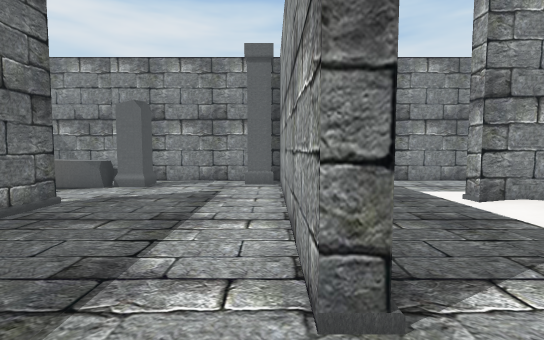
[1] (above)

23 first-person views from a walk through a scene from a Unity 3-D project. The camera is 1.5 m above the floor, tilts 4° down and sees 85° across. The floor is counted in squares, 1 m on a side. Each view is taken from the middle of a square. On the plan, view 1 faces up. The plan holds only what a view shows up to about 15 squares ahead; the rest is blank. The place goes on beyond the plan. Some animated figures are left out.

[2]
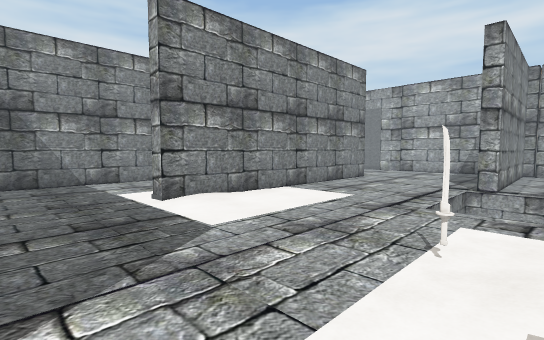

[3]
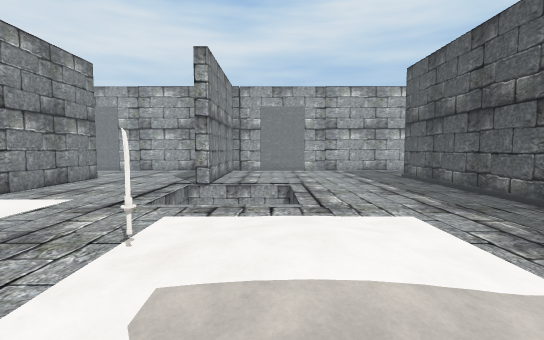

[4]
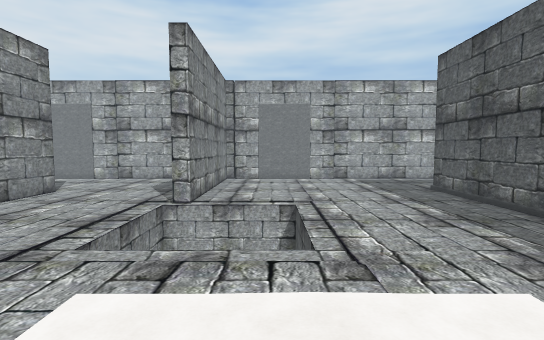

[5]
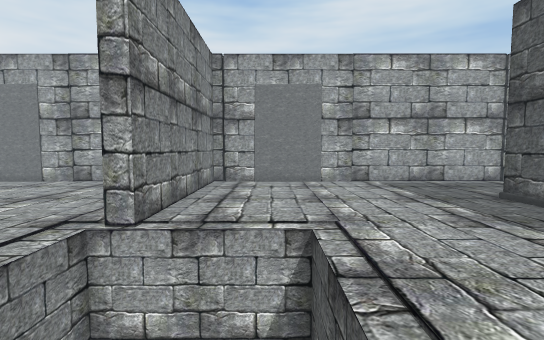

[6]
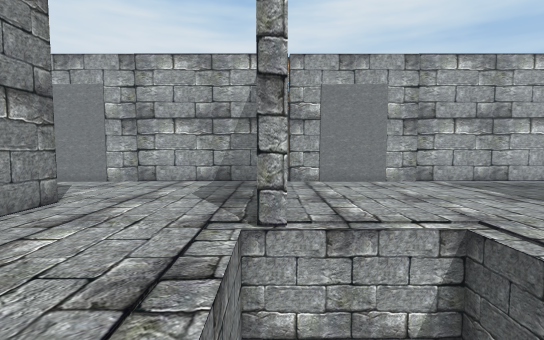

[7]
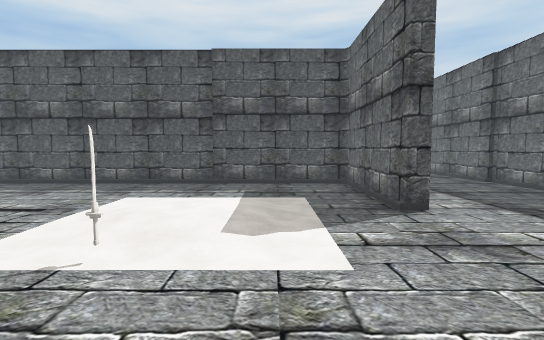

[8]
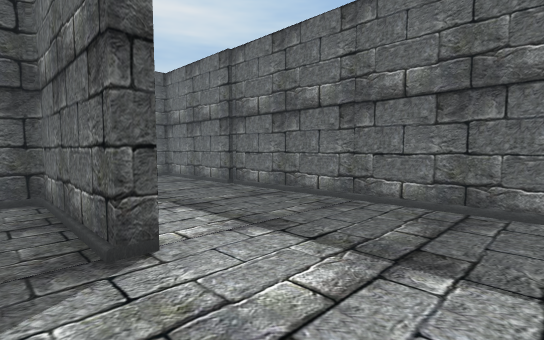

[9]
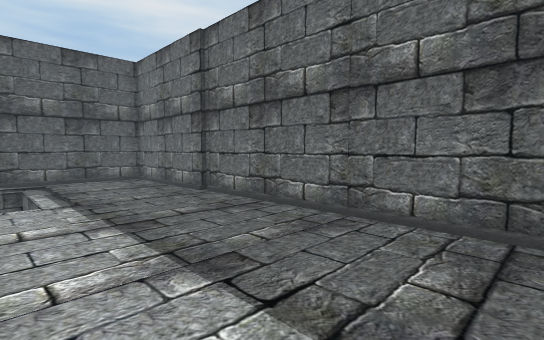

[10]
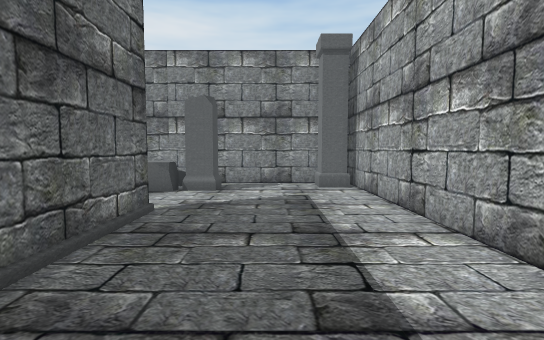

[11]
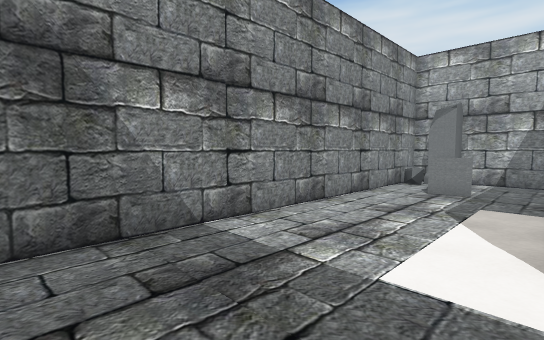

[12]
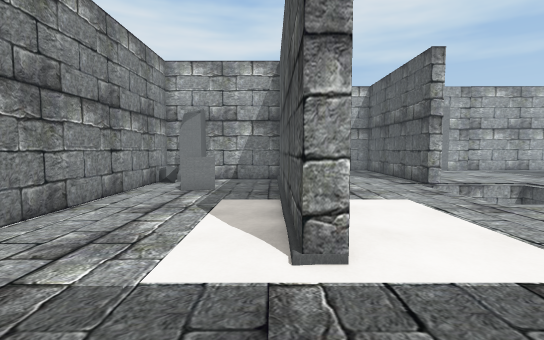

[13]
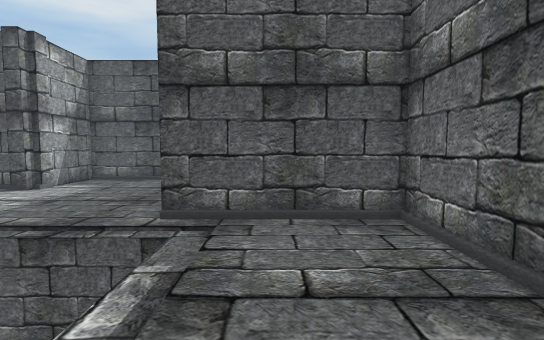

[14]
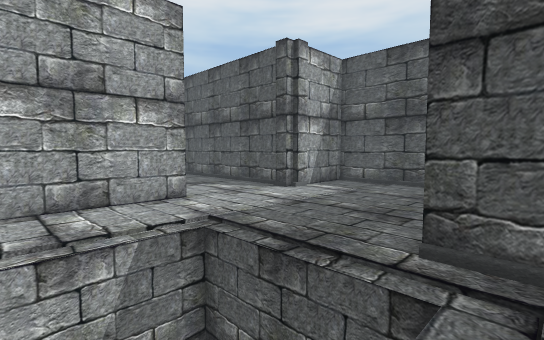

[15]
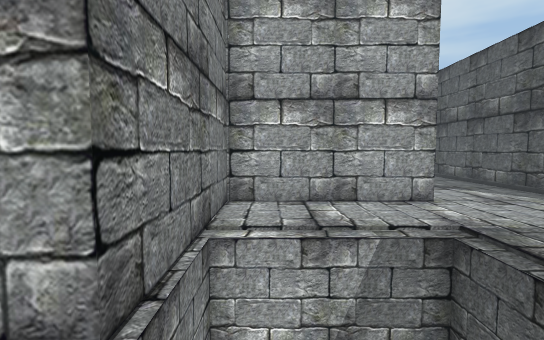

[16]
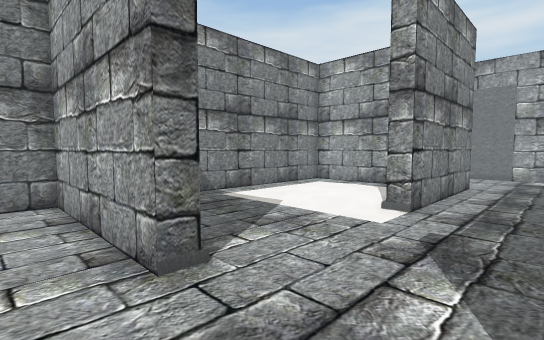

[17]
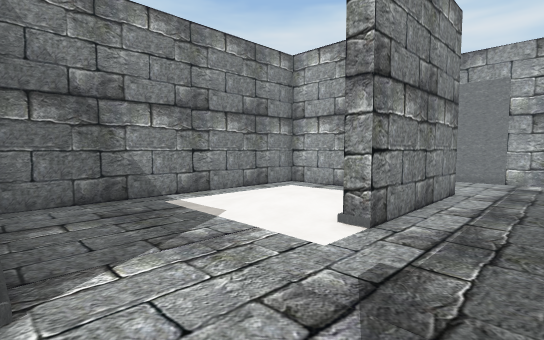

[18]
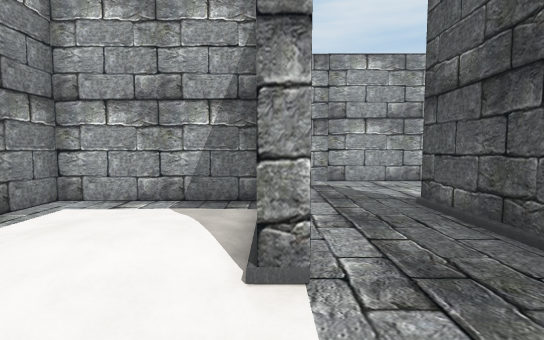

[19]
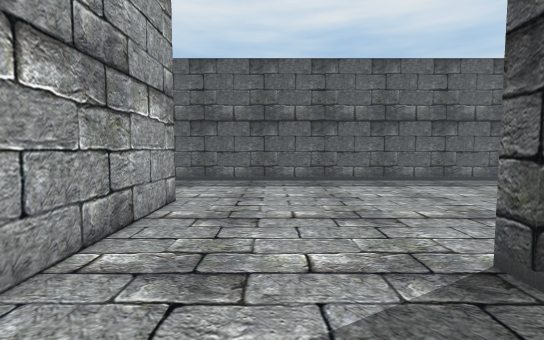

[20]
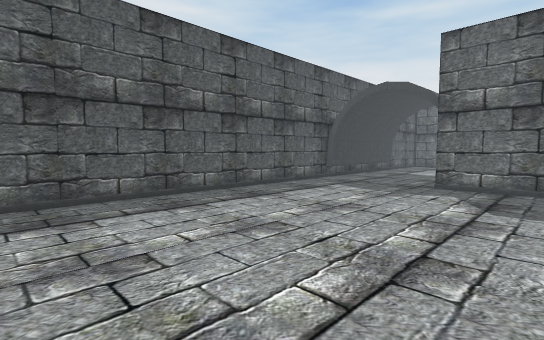

[21]
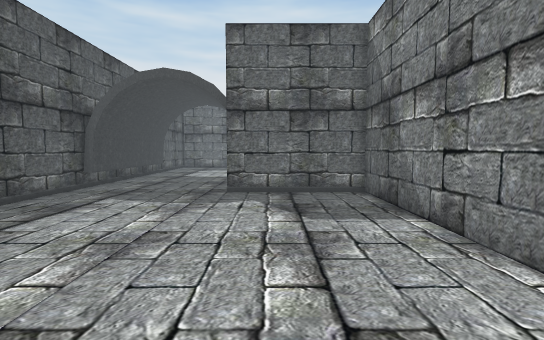

[22]
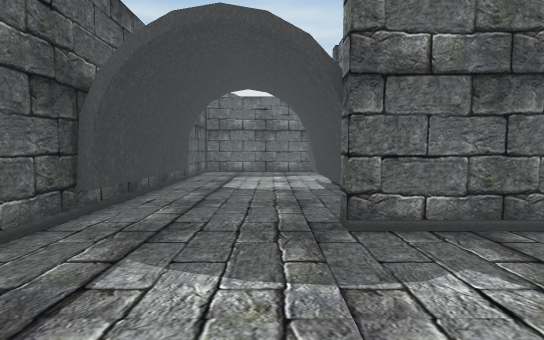

[23]
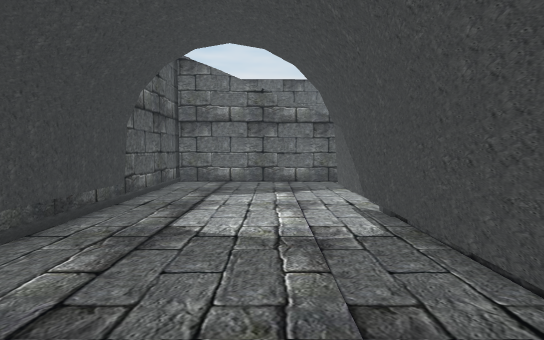

### Floor plan
Key: @ floor where view 1 was taken; # wall or solid block; . main floor; : floor 0.25 m higher than the main floor; v drop or lower ground; P pillar; O other object.
Columns run from 8 left of view 1 to 24 right of it. Each row starts with its distance up from view 1.
 14 ##########################
 13  O#....PP .............O##
 12 OO#.....# ...........O  O#     #
 11 OO......# ...........O...#   ..#
 10  .......# ......   ......#  ...#
  9  .......# ...............#.....#
  8   #.....# ....#OOOO#######.....#
  7   #.....# ....     ............#
  6   #.....# ....     ............#
  5   #.....# .....................#
  4   #.....# .....................#
  3   #.....##.....................#
  2   #................    #########
  1   #...........O....    ........#
  0   #.....@...     ..    ........#
 -1   #......... :   ..    ........#
 -2   #.........     ..vvvv........#
 -3   #.....##..     ..............#
 -4   #..... #.....................#
 -5   #..... #.....................#
 -6   #..... #.....................#
 -7   #..... #.....................#
 -8   #.....###################....#
 -9   #....vv##################....#
-10   #....v   v...#..........# ...#
-11   #....v   v...#....    ..#   .#
-12   #....v   v...#....    ..#    #
-13   #....vvvvv...#....    ..#    #
-14   #............#....    ..#    #
-15   ######.............OOO###....#
-16         .......................#
-17         .......................#
-18          ......................#
-19          .....############.....#
-20          .....########   #.....#
-21           ....#................#
-22           ....#................#
-23  ......   #####................#
-24  .....OOOOOOOO#................#
-25  ...............................
-26  ...............................
-27 #...............................
-28 #................................
-29 #................................
-30 #.....OOOOOOOO...................
-31 ######        ###################

Positions as (right, up) in squares from view 1, and headings:
1: (0, 0), facing up
2: (2, 0), facing up-right
3: (2, -1), facing right
4: (5, -1), facing right
5: (9, -1), facing right
6: (9, 2), facing right
7: (4, 5), facing down
8: (2, 2), facing down-left
9: (0, 1), facing down-left
10: (-3, 1), facing up
11: (2, 9), facing up-right
12: (2, 9), facing right
13: (-3, -8), facing down
14: (-2, -10), facing down-right
15: (-2, -10), facing right
16: (5, -18), facing up-right
17: (7, -18), facing up-right
18: (9, -15), facing right
19: (20, -16), facing down
20: (19, -21), facing down-left
21: (17, -23), facing left
22: (12, -26), facing left
23: (6, -26), facing left
